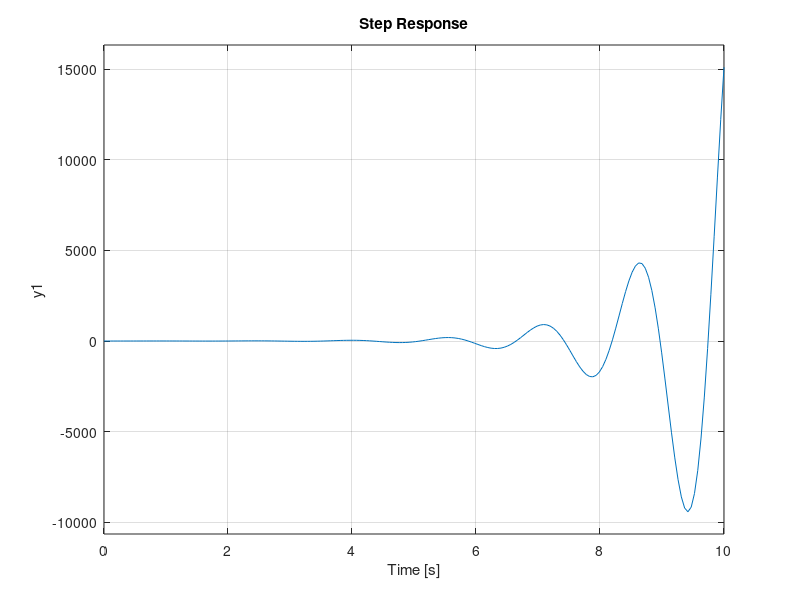
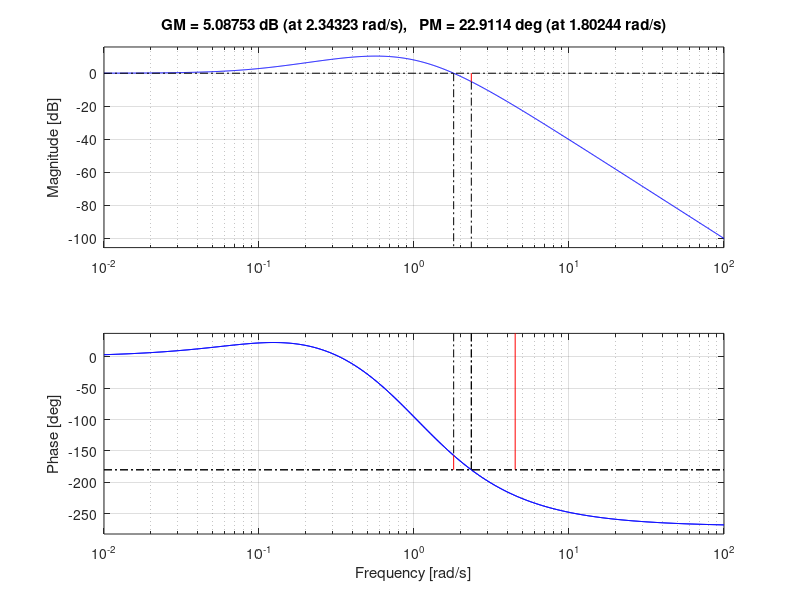
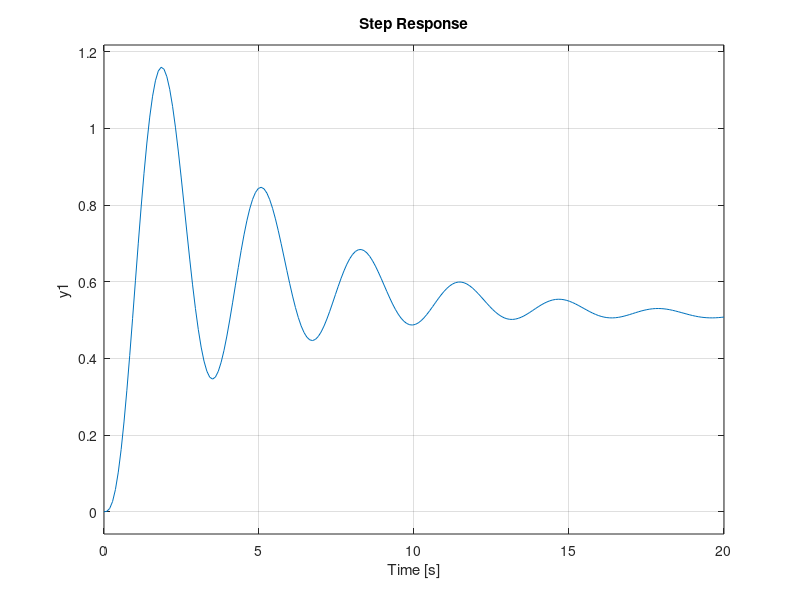
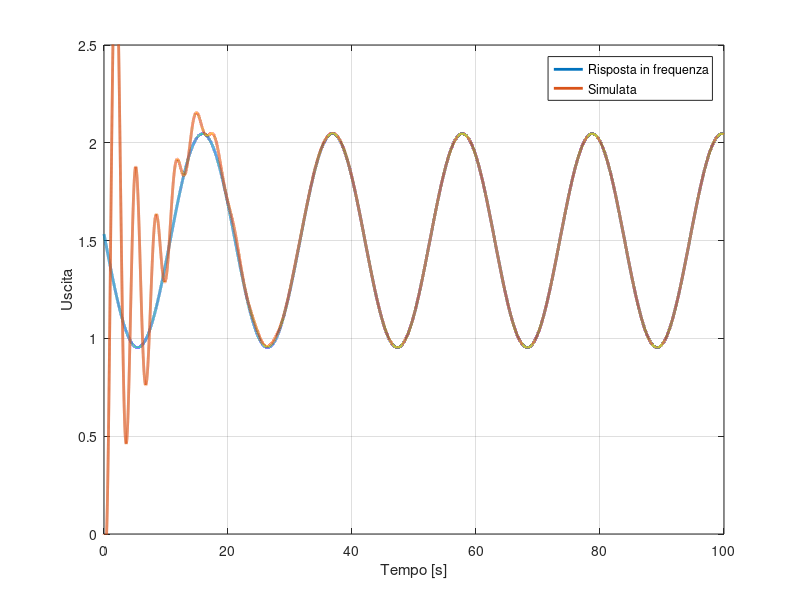

MATLAB code to generate these figures, in order:
%% Definizione L
num = 10*[10 1];
den = poly([-1 -1 -1 -1]);
L = tf(num,den);
bode(L); grid;

%% Calcolo del margine di fase e di guadagno
margin(L)
[GainM,PhaseM,Wcg,Wcp] = margin(L);
disp(GainM); disp(PhaseM); disp(Wcg); disp(Wcp);
% margine di fase negativo -> sistema instabile

%% Simulazione al gradino del sistema sotto controllo
step(feedback(L,1),10)

%% mu = 1
num = 1*[10 1];
den = poly([-1 -1 -1 -1]);
L1 = tf(num, den);
figure; margin(L); hold on; margin(L1)
[GainM,PhaseM,Wcg,Wcp] = margin(L1);

%% Simulazione al gradino del sistema sotto controllo con mu=1
figure; step(L1/(1+L1),20)

% ATTENZIONE alle semplificazioni
% L1/(1+L1) = feedback(L1,1)
% 1/(1+L1) = feedback(1,L1)
% questo, a meno di semplificazioni poli-zeri

%% Calcolo dell'uscita a fronte di ingresso costante w
[Ywm,Ywf] = bode(L1/(1+L1),0);
t = 0:0.001:100;            % Definizione del vettore tempo
w = 3*ones(size(t));
y_w = Ywm*w;

%% Calcolo dell'uscita a fronte di disturbo d a pulsazione 0.3
[Ydm,Ydf] = bode(1/(1+L1),0.3);
y_d = -Ydm*2*sin(0.3*t + Ydf*pi/180);

%% Grafico dell'uscita
figure
plot(t,y_w+y_d,'linewidth',2)
grid on
xlabel('Tempo [s]')
ylabel('Uscita')
axis([0 100 0 2.5])

%% Sovrappongo la traiettoria ottenuta simulando il sistema
d = -2*sin(0.3*t);
y_simw = lsim(L1/(1+L1),w,t);   % Simulazione w
y_simd = lsim(1/(1+L1),d,t);   % Simulazione d
hold on
plot(t,y_simw+y_simd,'linewidth',2)
legend('Risposta in frequenza','Simulata','location','best')
